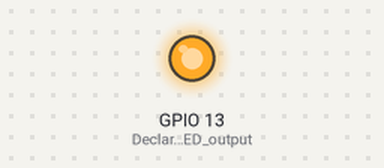
Bench run of a sketch on a simulated ESP32. Parts: output pins drawn as LEDs (lit = HIGH). WiFi joins after 1.5 s; servers stay silent unless stated; uploads are accepted with an empty reply; what the sketch prints to the serial monitor is not drawn.

Above: at 1.7 s.
At 16.7 s:
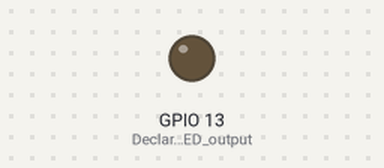
Timing chart, 0 to 24.3 s (numbered marks = the images above):
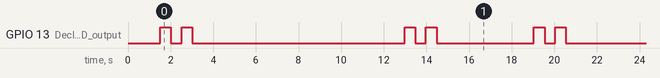

The sketch:

Central_Hub.ino
```cpp
#include <WiFi.h>

const char* ssid     = "Shreyas";
const char* password = "capstone123";
const char* host = "pillbox-capstone.azurewebsites.net";
const char* gethost = "httpbin.org";

void setup()
{
    Serial.begin(115200);
    delay(10);
    pinMode(13, OUTPUT); //Declares LED output

    // WiFi Setup
    Serial.print("Connecting to ");
    Serial.println(ssid);
    WiFi.begin(ssid, password);

    while (WiFi.status() != WL_CONNECTED) {
        delay(500);
        Serial.print(".");
    }

    Serial.println("");
    Serial.println("WiFi connected");
    Serial.println("IP address: ");
    Serial.println(WiFi.localIP());
}

void loop()
{
    digitalWrite(13, HIGH);
    delay(500);
    digitalWrite(13, LOW);
    delay(500);
    digitalWrite(13, HIGH);
    delay(500);
    digitalWrite(13, LOW);
    delay(3500);

    Serial.print("connecting to ");
    Serial.println(host);

    // Use WiFiClient class to create TCP connections
    WiFiClient client;
    const int httpPort = 80;
    if (!client.connect(host, httpPort)) {
        Serial.println("connection failed");
        return;
    }

    /* POST TO HEARTBEAT */
    String url = "/api/Heartbeat";
    Serial.print("Requesting URL: ");
    Serial.println(url);
    client.println(String("POST ") + url + " HTTP/1.1");
    client.println("Host: " + String(host));
    client.println("Content-Type: application/x-www-form-urlencoded");

    client.print("Content-length: ");
    client.print(String("deviceId=1").length());
    client.println("");
    client.println("");
    client.print(String("deviceId=1"));

    unsigned long timeout = millis();
    while (client.available() == 0) {
        if (millis() - timeout > 5000) {
            Serial.println(">>> Client Timeout !");
            client.stop();
            return;
        }
    }

    // Read all the lines of the reply from server and print them to Serial
    while(client.available()) {
        String line = client.readStringUntil('\r');
        Serial.print(line);
    }

    Serial.println();
    Serial.println("closing connection");

    delay(5000);
    Serial.print("connecting to ");
    Serial.println(gethost);

    // Use WiFiClient class to create TCP connections
    client.stop();
    if (!client.connect(gethost, httpPort)) {
        Serial.println("connection failed");
        return;
    }

    digitalWrite(13, HIGH);
    delay(500);
    digitalWrite(13, LOW);
    delay(500);
    digitalWrite(13, HIGH);
    delay(500);
    digitalWrite(13, LOW);
    delay(3500);

     /* GET FROM SERVER */
    // We now create a URI for the request
    String geturl = "/get";
    //url += streamId;
    //url += "?private_key=";
    //url += privateKey;
    //url += "&value=";
    //url += value;

    Serial.print("Requesting URL: ");
    Serial.println(geturl);

    // This will send the request to the server
    client.print(String("GET ") + geturl + " HTTP/1.1\r\n" +
                 "Host: " + gethost + "\r\n" +
                 "Connection: close\r\n\r\n");
    timeout = millis();
    while (client.available() == 0) {
        if (millis() - timeout > 5000) {
            Serial.println(">>> Client Timeout !");
            client.stop();
            return;
        }
    }

    // Read all the lines of the reply from server and print them to Serial
    while(client.available()) {
        String line = client.readStringUntil('\r');
        Serial.print(line);
    }

    Serial.println();
    Serial.println("closing connection");
}
```

Measured:
- by itself, GPIO 13 (Declares_LED_output): repeats every 17.5 s: LOW 0.50 s, HIGH 0.50 s, LOW 10.0 s, HIGH 0.50 s, LOW 0.50 s, HIGH 0.50 s, LOW 4.6 s, HIGH 0.50 s
- by itself, everything shown: repeats every 17.5 s, in 8 steps
